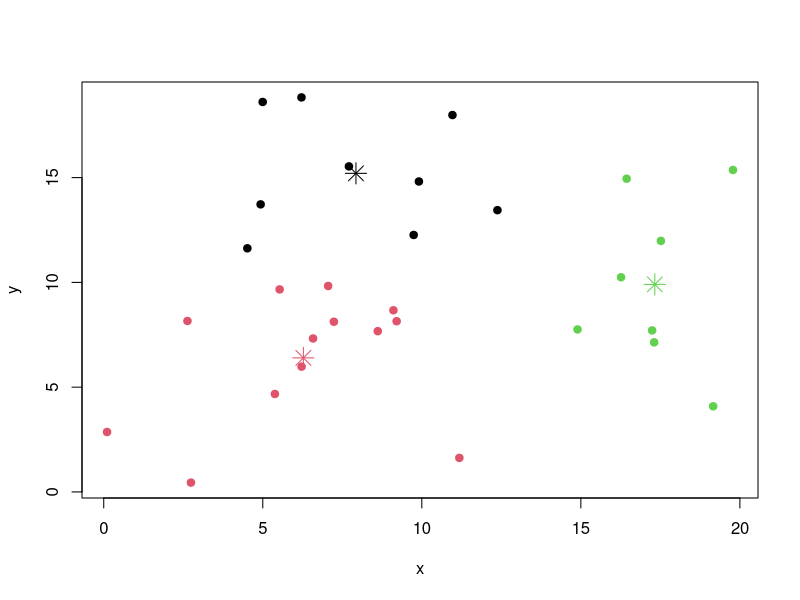
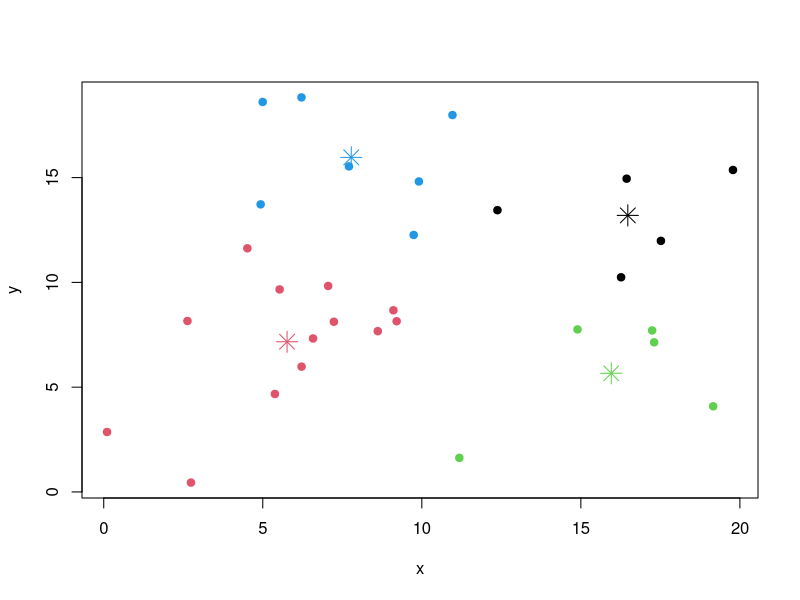
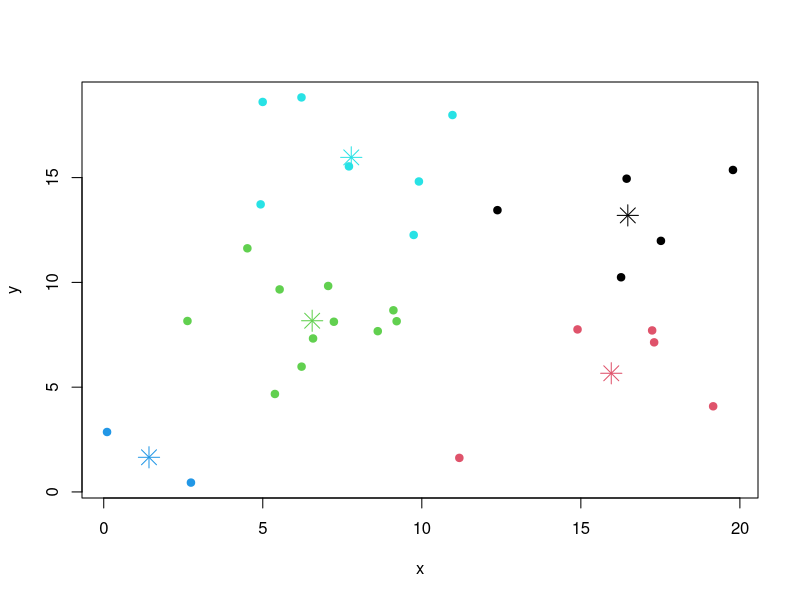

These figures' R source, in order:
x11()

set.seed(280870)

df <- data.frame (
      x = runif(30, 0, 20),
      y = runif(30, 0, 20)
)

km <- kmeans(df, 3)
plot(df, col=km$cluster, pch=19)
points(km$centers, col=1:3, pch=8, cex=2) # Show center of clusters
z <- locator(1)

km <- kmeans(df, 4)
plot(df, col=km$cluster, pch=19)
points(km$centers, col=1:4, pch=8, cex=2)
z <- locator(1)

km <- kmeans(df, 5)
plot(df, col=km$cluster, pch=19)
points(km$centers, col=1:5, pch=8, cex=2)
z <- locator(1)
